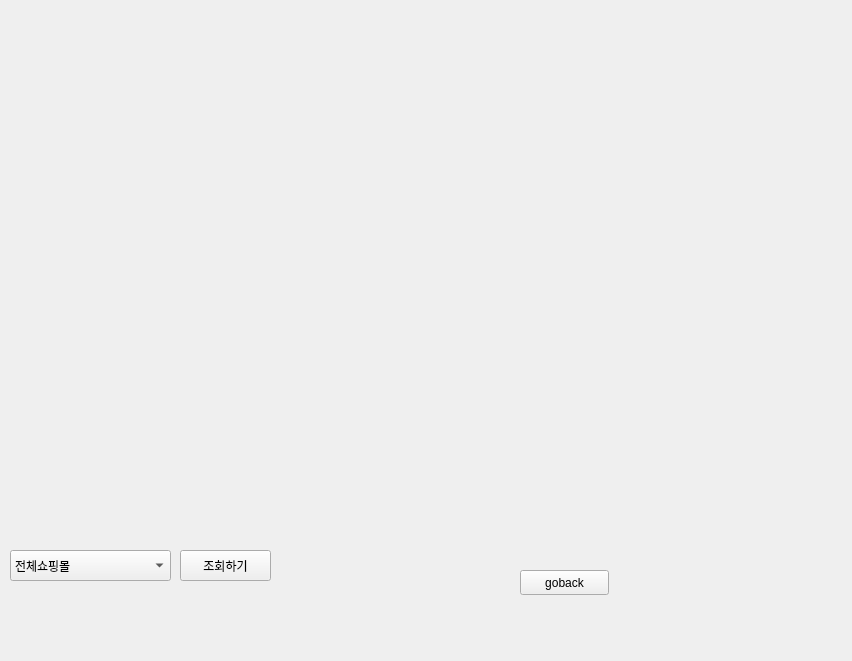
<?xml version="1.0" encoding="UTF-8"?>
<ui version="4.0">
 <class>Form</class>
 <widget class="QWidget" name="Form">
  <property name="geometry">
   <rect>
    <x>0</x>
    <y>0</y>
    <width>852</width>
    <height>661</height>
   </rect>
  </property>
  <property name="windowTitle">
   <string>Form</string>
  </property>
  <widget class="QComboBox" name="comboBox">
   <property name="geometry">
    <rect>
     <x>10</x>
     <y>550</y>
     <width>161</width>
     <height>31</height>
    </rect>
   </property>
   <item>
    <property name="text">
     <string>전체쇼핑몰</string>
    </property>
   </item>
   <item>
    <property name="text">
     <string>맨투맨</string>
    </property>
   </item>
   <item>
    <property name="text">
     <string>셔츠</string>
    </property>
   </item>
   <item>
    <property name="text">
     <string>청바지</string>
    </property>
   </item>
   <item>
    <property name="text">
     <string>슬랙스</string>
    </property>
   </item>
   <item>
    <property name="text">
     <string>코트</string>
    </property>
   </item>
   <item>
    <property name="text">
     <string>패딩</string>
    </property>
   </item>
  </widget>
  <widget class="QPushButton" name="pushButton_graph1">
   <property name="geometry">
    <rect>
     <x>180</x>
     <y>550</y>
     <width>91</width>
     <height>31</height>
    </rect>
   </property>
   <property name="text">
    <string>조회하기</string>
   </property>
  </widget>
  <widget class="QPushButton" name="pushButton_goback">
   <property name="geometry">
    <rect>
     <x>520</x>
     <y>570</y>
     <width>89</width>
     <height>25</height>
    </rect>
   </property>
   <property name="text">
    <string>goback</string>
   </property>
  </widget>
  <widget class="QLabel" name="label">
   <property name="geometry">
    <rect>
     <x>10</x>
     <y>20</y>
     <width>821</width>
     <height>491</height>
    </rect>
   </property>
   <property name="text">
    <string/>
   </property>
  </widget>
 </widget>
 <resources/>
 <connections/>
</ui>
